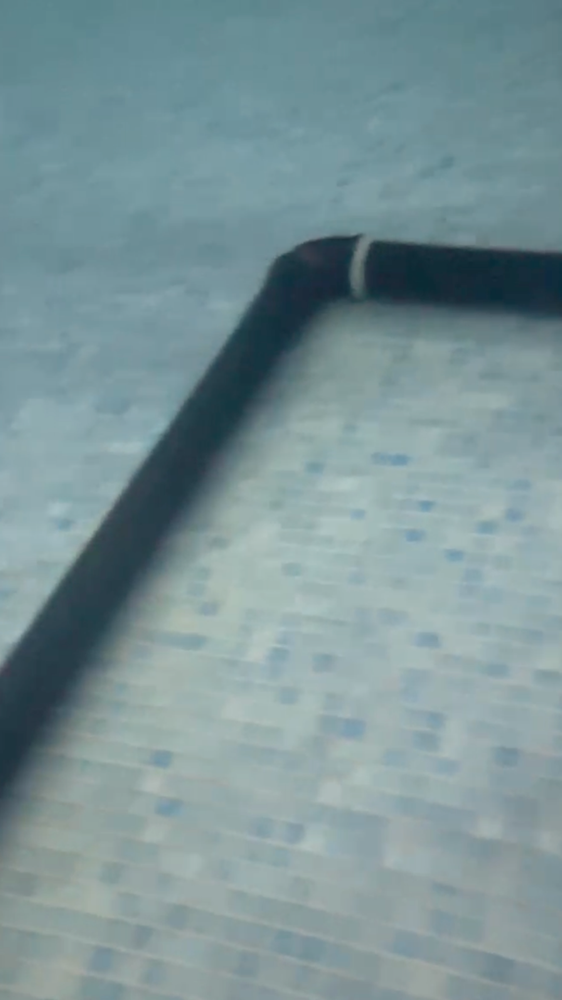
#> input picture deneme4test.png, 562 x 1000 px, shrunk from 1080 x 1920 before the run, given in place of the camera
$ python test5.py
#> lines starting #> are read from the running program, lines starting #| are printed output that depends on the picture
import cv2
import numpy as np
import time
import matplotlib.pyplot as plt

"""
Bu kod, kameradan alınan görüntü üzerinde siyah renkli nesneleri tespit etmek, çizgileri belirlemek ve Lyapunov tabanlı kontrol stratejisi uygulamak için tasarlanmıştır. Kamera açılışı için belirli bir süre beklenir ve ardından görüntüler işlenir. Görüntü, HSV formatına dönüştürülerek siyah renk için bir maske oluşturulur. Kenar tespiti ve Hough dönüşümü kullanılarak çizgiler belirlenir. Çizgiler arasında hesaplanan açı ile kontrol sinyali üretilir ve sonuçlar, görüntü üzerinde turuncu çizgilerle gösterilir.
"""

# Boru hattı takibi ve Lyapunov kontrolü için parametreler
def calculate_heading_angle(lines):
    """
    Bu fonksiyon, tespit edilen çizgiler arasındaki açıyı hesaplar.
    Eğer yeterli çizgi tespit edilememişse, fonksiyon None döndürür.
    """
    if lines is not None and len(lines) >= 2:
        rho1, theta1 = lines[0][0]
        rho2, theta2 = lines[1][0]
        angle = abs(theta1 - theta2)
        return angle
    return None

def lyapunov_control(y, psi, psi_n):
    """
    Bu fonksiyon, Lyapunov tabanlı bir kontrol stratejisi uygular.
    Sistemdeki hatayı azaltmak için bir kontrol sinyali üretir.
    'y' parametresi, 'psi' mevcut açı ve 'psi_n' hedef açıyı temsil eder.
    """
    c = 1.0  # Pozitif kazanç değeri
    error = psi - psi_n
    control_signal = -c * error
    return control_signal

# Kameradan görüntü yakalama
cap = cv2.VideoCapture(0)
cap.set(cv2.CAP_PROP_FOURCC, cv2.VideoWriter_fourcc('M', 'J', 'P', 'G'))

time.sleep(2)  # Kamera açılışı için bekleme süresi

while True:
    ret, frame = cap.read()
#> frame is the input picture: shape (1000, 562, 3); mean B, G, R 151.7, 148, 123.5

    if not ret:
        break

    """
    Görüntü işleme adımları:
    1. Görüntü, BGR formatından HSV formatına dönüştürülür.
    2. Siyah renk için alt ve üst limitler tanımlanır.
    3. Belirlenen limitlere göre bir maske oluşturulur.
    4. Kenar tespiti yapılır ve Hough dönüşümü ile çizgiler belirlenir.
    5. Tespit edilen çizgiler arasında açısal fark hesaplanır ve Lyapunov tabanlı kontrol stratejisi uygulanır.
    6. Hesaplanan açı ve kontrol sinyali görüntü üzerine yazılır ve turuncu çizgiler ile gösterilir.
    """

    # Görüntüyü HSV formatına dönüştürme
    into_hsv = cv2.cvtColor(frame, cv2.COLOR_BGR2HSV)
#> into_hsv: shape (1000, 562, 3); mean H, S, V 92.7, 53.4, 152.4

    # Siyah renk için alt ve üst limitler
    L_limit = np.array([0, 0, 0])
    U_limit = np.array([180, 255, 35])

    # Maske oluşturma
    b_mask = cv2.inRange(into_hsv, L_limit, U_limit)
#> b_mask: shape (1000, 562); every value is 0

    # Maskeyi kullanarak siyah renkleri tespit etme
    black = cv2.bitwise_and(frame, frame, mask=b_mask)
#> black: shape (1000, 562, 3); every value is 0

    # Kenarları algılama
    edges = cv2.Canny(b_mask, 50, 150)

    # Hough dönüşümü ile çizgileri tespit etme
    lines = cv2.HoughLines(edges, 1, np.pi / 180, 80)
#> lines = None

    # Lyapunov tabanlı kontrol stratejisini uygulama
    angle = calculate_heading_angle(lines)
    control_signal = lyapunov_control(0.0, angle if angle is not None else 0.0, np.pi/4)
#> control_signal = 0.785

    # Çizgileri görüntü üzerinde gösterme
    if lines is not None:
        for rho, theta in lines[:, 0]:
            a = np.cos(theta)
            b = np.sin(theta)
            x0 = a * rho
            y0 = b * rho
            x1 = int(x0 + 1000 * (-b))
            y1 = int(y0 + 1000 * (a))
            x2 = int(x0 - 1000 * (-b))
            y2 = int(y0 - 1000 * (a))
            # Turuncu renkte çizgi ekleme
            cv2.line(black, (x1, y1), (x2, y2), (0, 140, 255), 2)

    # Sonuçları görüntü üzerinde gösterme
    cv2.putText(black, f'Angle: {angle if angle is not None else "N/A"}', (10, 30), cv2.FONT_HERSHEY_SIMPLEX, 1, (255, 0, 0), 2)
    cv2.putText(black, f'Control Signal: {control_signal:.2f}', (10, 70), cv2.FONT_HERSHEY_SIMPLEX, 1, (255, 0, 0), 2)
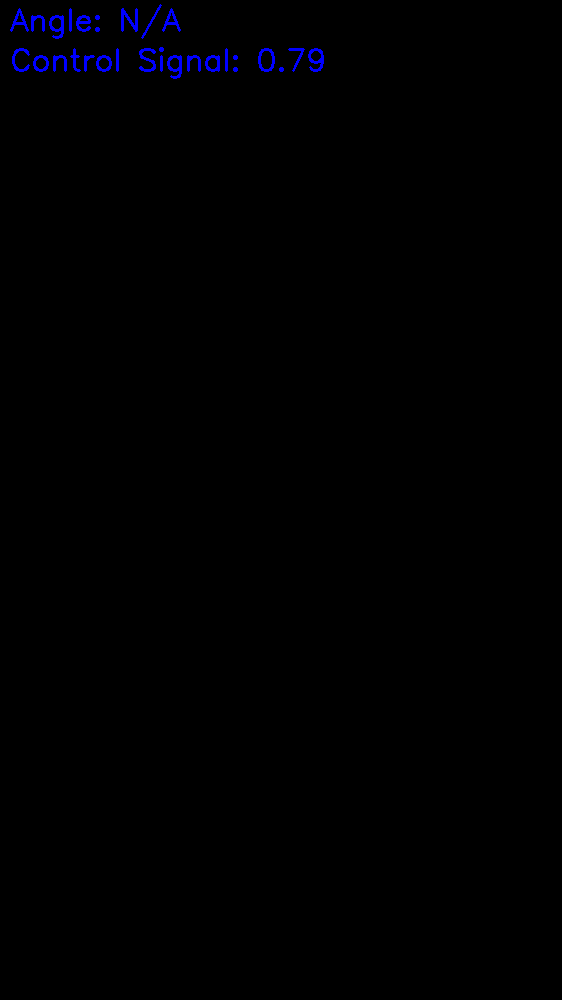
#> black: shape (1000, 562, 3); mean B, G, R 1.4, 0, 0

    # Orijinal ve işlenmiş görüntüyü gösterme
    cv2.imshow('Original', frame)
    cv2.imshow('Black Detector', black)

    # ESC tuşuna basıldığında döngüden çıkma
    if cv2.waitKey(1) == 27:
#> (key Esc is pressed here)
        break

# Kaynakları serbest bırakma
cap.release()
cv2.destroyAllWindows()
